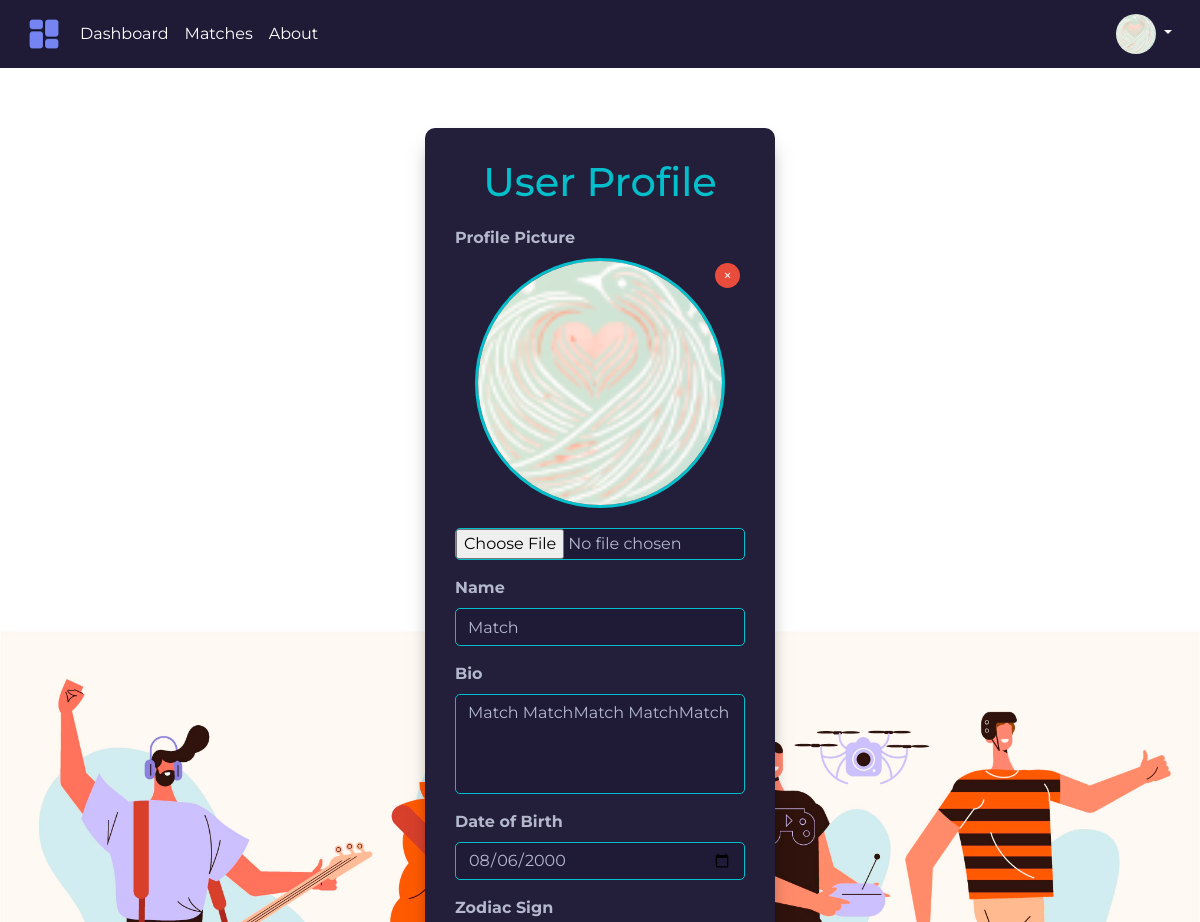
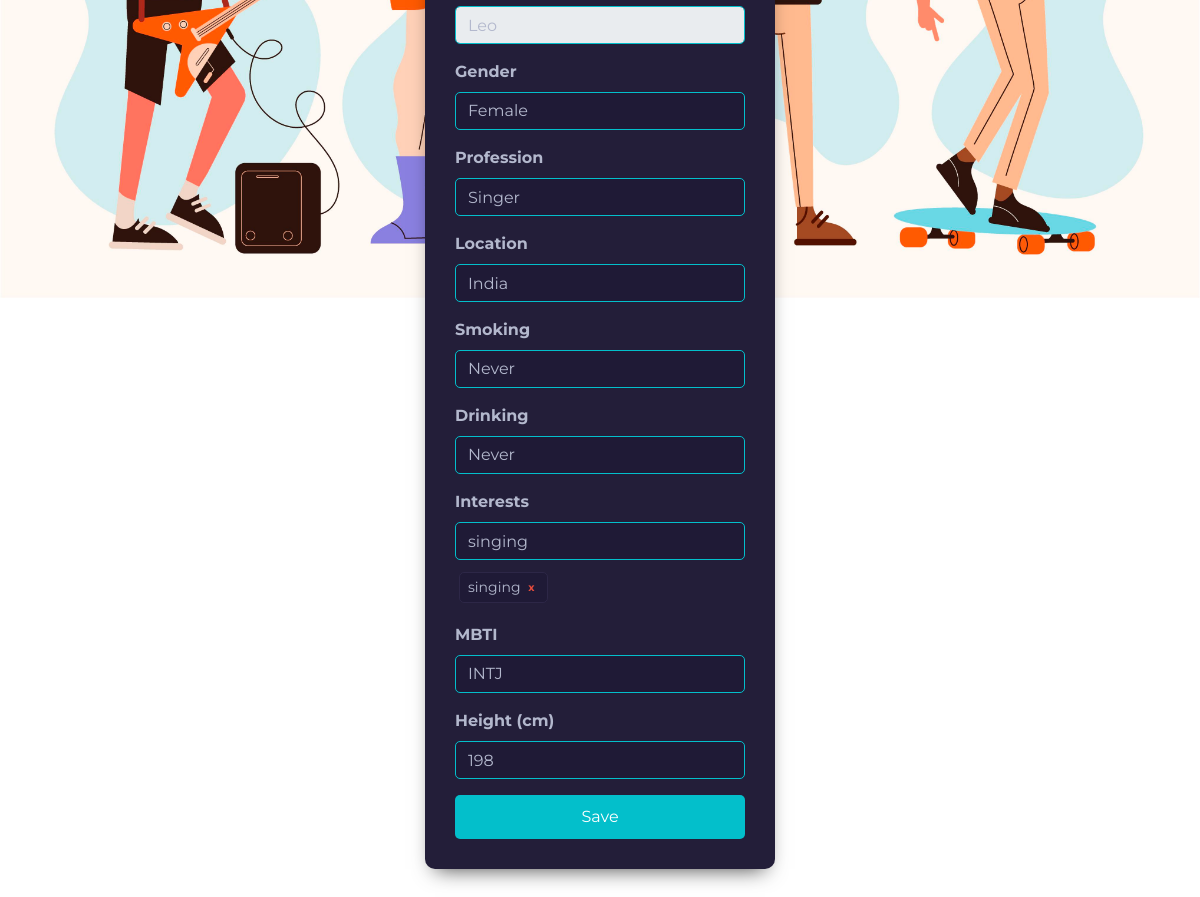
The app's page /profile/edit/103 with its own data (2 pictures, top to bottom).
### tables this page shows
CREATE TABLE users (
                user_id INTEGER PRIMARY KEY AUTOINCREMENT,
                name TEXT,
                birth_date TEXT,
                age INTEGER,
                gender TEXT,
                location TEXT,
                interests TEXT,
                smoking TEXT,
                drinking TEXT,
                zodiac_sign TEXT,
                mbti TEXT,
                profession TEXT,
                height INTEGER,
                bio TEXT,
                profile_pic TEXT
            );

### app.py (the view, shortened to what this page needs)
@app.route('/profile/edit/<int:user_id>', methods=['GET', 'POST'])
def edit_profile(user_id=1):
    if not is_user_authenticated():
        return redirect(url_for('login'))
    user = db.fetch_user(user_id)
    return render_template('registerProfile.html',
                           user=user,
                           Gender=Gender,
                           Options=Options,
                           ZodiacSign=ZodiacSign,
                           MBTITypes=MBTITypes,
                           fetch_logged_in_user_id=fetch_logged_in_user_id)

### app.py (called while the page is built)
def fetch_logged_in_user_id():
    return fetch_active_user()

@app.context_processor
def inject_user_id_image():
    logged_in_user = db.fetch_user(fetch_logged_in_user_id())
    if logged_in_user:
        user_profile_pic_url = f"/static/profile_pics/{logged_in_user.profile_pic}" if logged_in_user.profile_pic else "https://via.placeholder.com/40"
        return dict(fetch_logged_in_user_id=fetch_logged_in_user_id, user_profile_pic_url=user_profile_pic_url)
    return dict(fetch_logged_in_user_id=fetch_logged_in_user_id)

### flaskr/active_user.py (called while the page is built)
def fetch_active_user():
    if not os.path.exists(SESSION_FILE):
        return None
    with open(SESSION_FILE, 'r') as file:
        user_id = file.read().strip()
    return user_id if user_id else None

def is_user_authenticated():
    return fetch_active_user() is not None

### templates/registerProfile.html (shortened to what this page needs)
<!DOCTYPE html>
<html lang="en">
<head>
    <link rel="stylesheet" href="https://cdnjs.cloudflare.com/ajax/libs/font-awesome/4.7.0/css/font-awesome.min.css">
    <link rel="stylesheet" href="https://cdn.jsdelivr.net/npm/bootstrap@4.3.1/dist/css/bootstrap.min.css">
    <link rel="stylesheet" href="https://stackpath.bootstrapcdn.com/bootstrap/4.5.2/css/bootstrap.min.css">
</head>
<body>
{% include 'base.html' %}
<div class="container">
    <h1>User Profile</h1>
    <form id="profileForm" method="POST" enctype="multipart/form-data">
        <div class="form-group">
    <label for="profile_pic">Profile Picture</label>
    <div class="profile-pic-container">
        {% if user.profile_pic %}
            <img id="profile-pic" src="/static/profile_pics/{{user.profile_pic}}" class="profile-pic" alt="Profile Picture">
            <button type="button" id="remove-pic" class="remove-pic">&times;</button>
        {% else %}
            <img id="profile-pic" src="https://via.placeholder.com/150" class="profile-pic" alt="Profile Picture">
        {% endif %}
    </div>
    <input type="file" class="form-control-file mt-2" id="profile-pic-input" name="profile_pic"
           {% if not user.profile_pic %}required{% endif %}>
</div>
        <div class="form-group">
            <label for="name">Name</label>
            <input type="text" class="form-control" id="name" name="name" value="{{ user.name }}" required>
        </div>
        <div class="form-group">
            <label for="bio">Bio</label>
            <textarea class="form-control" id="bio" name="bio" required>{{ user.bio }}</textarea>
        </div>
        <div class="form-group">
            <label for="dob">Date of Birth</label>
            <input type="date" class="form-control" id="dob" name="dob" value="{{ user.birth_date }}" required>
        </div>
        <div class="form-group">
            <label for="zodiac_sign">Zodiac Sign</label>
            <input type="text" class="form-control" id="zodiac_sign" name="zodiac_sign" value="{{ user.zodiac_sign.value if user.zodiac_sign else '' }}"
                   readonly>
        </div>
        <div class="form-group">
            <label for="gender">Gender</label>
            <select class="form-control" id="gender" name="gender" required>
                {% for g in Gender %}
                <option value="{{ g.value }}" {% if user.gender== g.value %}selected{% endif %}>{{ g.value }}</option>
                {% endfor %}
            </select>
        </div>
        <div class="form-group">
            <label for="profession">Profession</label>
            <input type="text" class="form-control" id="profession" name="profession" value="{{ user.profession }}"
                   required>
        </div>
        <div class="form-group">
            <label for="location">Location</label>
            <input type="text" class="form-control" id="location" name="location" value="{{ user.location }}" required>
        </div>
        <div class="form-group">
            <label for="smoking">Smoking</label>
            <select class="form-control" id="smoking" name="smoking" required>
                {% for option in Options %}
                <option value="{{ option.value }}" {% if user.smoking== option.value %}selected{% endif %}>{{
                    option.value }}
                </option>
                {% endfor %}
            </select>
        </div>
        <div class="form-group">
            <label for="drinking">Drinking</label>
            <select class="form-control" id="drinking" name="drinking" required>
                {% for option in Options %}
                <option value="{{ option.value }}" {% if user.drinking== option.value %}selected{% endif %}>{{
                    option.value }}
                </option>
                {% endfor %}
            </select>
        </div>
        <div class="form-group">
            <label for="interests">Interests</label>
            <input type="text" class="form-control" id="interests-input" placeholder="Write Comma Separated interests"
                   name="interests" value="{{ ','.join(user.interests) }}" required>
            <div id="interests-list" class="mt-2">
            </div>
        </div>
        <div class="form-group">
            <label for="mbti">MBTI</label>
            <select class="form-control" id="mbti" name="mbti" required>
                {% for type in MBTITypes %}
                <option value="{{ type.value }}" {% if user.mbti== type.value %}selected{% endif %}>{{ type.value }}
                </option>
                {% endfor %}
            </select>
        </div>
        <div class="form-group">
            <label for="height">Height (cm)</label>
            <input type="number" class="form-control" id="height" name="height" value="{{ user.height }}" required>
        </div>
        <button type="submit" class="btn btn-primary">Save</button>
    </form>
</div>
</body>
</html>

### templates/registerProfile.html (style rules this page uses)
* { box-sizing: border-box; }
body { background-color: #FEF9F3; background: url("/static/5848183.jpg"); background-size: contain; background-position: center; background-repeat: no-repeat; font-family: Montserrat, sans-serif; display: flex; align-items: center; justify-content: center; flex-direction: column; min-height: 100vh; margin: 0; color: #B3B8CD; }
.container { margin: 5% auto; background-color: #231E39; border-radius: 10px; box-shadow: 0px 10px 20px -10px rgba(0, 0, 0, 0.75); padding: 30px; max-width: 600px; width: 350px; }
h1 { color: #03BFCB; text-align: center; margin-bottom: 20px; }
.form-group label { font-weight: bold; color: #B3B8CD; }
.form-control, .form-control-file, .form-control:disabled { background-color: #1F1A36; color: #B3B8CD; border: 1px solid #03BFCB; border-radius: 5px; }
.form-control::placeholder { color: #717a7e; }
.form-group textarea.form-control { resize: none; height: 100px; }
select.form-control { appearance: none; background-repeat: no-repeat; background-position: right 0.75rem center; background-size: 8px 10px; }
.profile-pic-container { position: relative; display: block; text-align: center; margin-bottom: 20px; }
.profile-pic { width: 250px; height: 250px; border-radius: 50%; object-fit: cover; border: 3px solid #03BFCB; }
.remove-pic { position: absolute; top: 5px; right: 5px; background-color: #E74C3C; color: white; border: none; border-radius: 50%; width: 25px; height: 25px; cursor: pointer; }
button.btn-primary { background-color: #03BFCB; border: none; padding: 10px 20px; border-radius: 5px; width: 100%; }

### records on screen
users: profile_pic (picture), name "Match", bio "Match MatchMatch MatchMatch", dob "08/06/2000", zodiac_sign "Leo", gender "Female", profession "Singer", location "India", smoking "Never", drinking "Never", interests "singing", mbti "INTJ", height "198"
